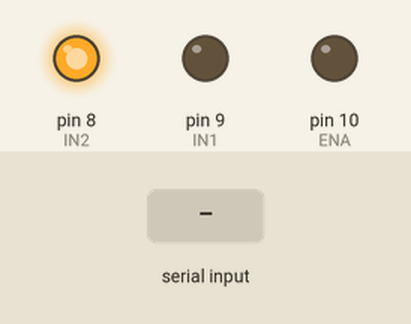
Simulated run of this sketch. Board: Arduino Uno, built with avr-gcc and run on an emulated ATmega328P. Shown: output pins drawn as LEDs (lit = HIGH). The test bench sets the inputs (shaded band). What the sketch prints to the serial monitor is not drawn.

Above: at 1.2 s.
1.3 s: "#\n" received over Serial
Timing chart, 0 to 4.3 s (numbered marks = the images above; inputs shaded):
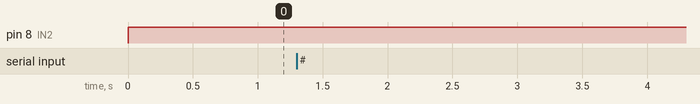

Measured:
- after the input at 1.3 s, every drawn part: stays the same

The sketch:

InputSetPWM.ino
```cpp
//#include <LiquidCrystal.h>

#define ENA 10
#define IN1 9
#define IN2 8

//LiquidCrystal lcd(12,11,7,6,5,4);
/*
 * LCD RS pin to digital pin 12
 * LCD Enable pin to digital pin 11
 * LCD D4 pin to digital pin 7
 * LCD D5 pin to digital pin 6
 * LCD D6 pin to digital pin 5
 * LCD D7 pin to digital pin 4
 * LCD R/W pin to ground
 * LCD VSS pin to ground
 * LCD VCC pin to 5V
*/

/*
NOTES :
- Lepas kabel pada Pin RX sebelum melakukan upload program ke Arduino UNO
- Gunakan nilai Serial Baudrate 115200 (Posisi di Sudut kanan Bawah)
- Afktifkan opsi Newline pada Serial monitor ketika Input data melalui Serial ke Arduino UNO (Posisi di Sudut kanan Bawah)
- Format input nilai PWM = $nilai (contoh = $220), lalu tekan enter (ketika akan input nilai PWM, cabut terlebih dahulu kabel yang terhubung ke RX Arduino UNO)
- Range nilai PWM 0 - 255
*/

void setup() {
  // put your setup code here, to run once:

  pinMode(ENA, OUTPUT);
  pinMode(IN1, OUTPUT);
  pinMode(IN2, OUTPUT);

  Serial.begin(115200);

}

String data;
int pwm = 0, rpm, checkSign, checkSign2;
char buf_rpm[10];
char buf_speed[10];

void loop() {
  // put your main code here, to run repeatedly:
  digitalWrite(IN1, LOW);
  digitalWrite(IN2, HIGH);

  if(Serial.available()>0){
    while(1){
    char c = Serial.read();
    if (c == '\n')break;
    if (c == -1) continue;
    else{data +=c;}
    }

    checkSign = data.indexOf('#');
    checkSign2 = data.indexOf('$');
    if(checkSign == 0){parseCommand(data);}
    if(checkSign2 == 0){parseCommand2(data);}

    data="";

   /*
  lcd.setCursor(0, 0);
  lcd.print("RPM = ");
  lcd.setCursor(6, 0);
  sprintf(buf_rpm,"%d      ",rpm);
  lcd.print(buf_rpm);
  */

  /*lcd.setCursor(0, 1);
  lcd.print("PWM = ");
  lcd.setCursor(6, 1);
  sprintf(buf_speed,"%d",pwm);
  lcd.print(buf_speed);*/

  Serial.print("PWM : ");
  Serial.print(pwm);
  Serial.print("\t");
  Serial.print("RPM : ");
  Serial.println(rpm);

   }

 analogWrite(ENA, pwm);

}

void parseCommand(String com){
  String parsing;

  //#1400\n Contoh Format data input RPM dari Serial
  parsing=com.substring(com.indexOf("#")+1);
  rpm=parsing.toInt();
}

void parseCommand2(String com){
  String parsing;

  //$255\n Format data serial untuk PWM
  parsing=com.substring(com.indexOf("$")+1);
  pwm=parsing.toInt();
}
```
